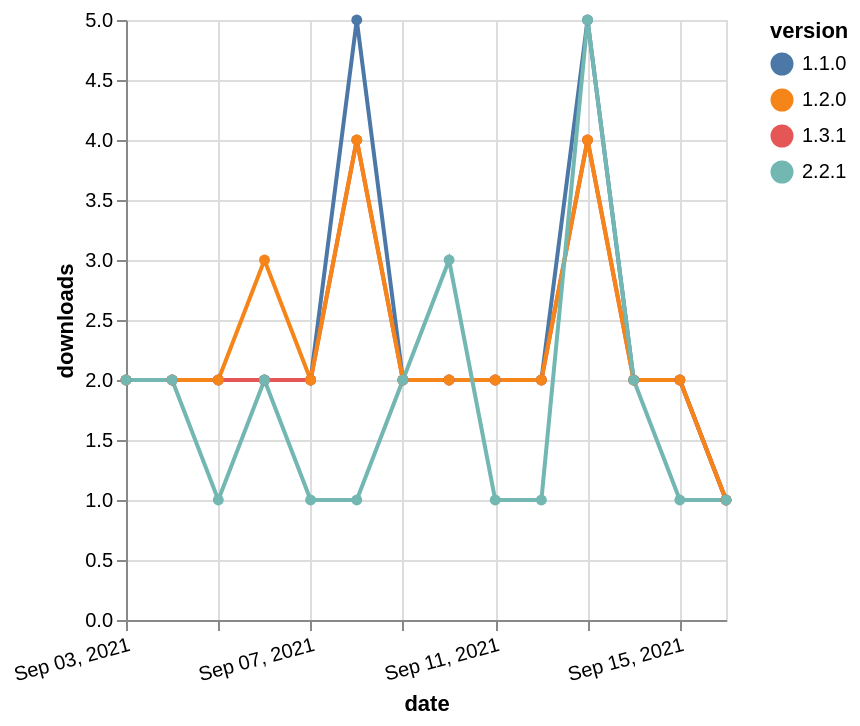

Describe this chart as a Vega-Lite specification.
### Vega-Lite specification from a JSON file in a GitHub repository (floating-point values rounded to 4 significant figures)
{"$schema": "https://vega.github.io/schema/vega-lite/v5.json", "description": "A simple bar chart with embedded data.", "data": {"values": [{"date": "2021-09-03", "total": 2905, "delta": 2, "version": "1.1.0"}, {"date": "2021-09-04", "total": 2907, "delta": 2, "version": "1.1.0"}, {"date": "2021-09-05", "total": 2909, "delta": 2, "version": "1.1.0"}, {"date": "2021-09-06", "total": 2911, "delta": 2, "version": "1.1.0"}, {"date": "2021-09-07", "total": 2913, "delta": 2, "version": "1.1.0"}, {"date": "2021-09-08", "total": 2918, "delta": 5, "version": "1.1.0"}, {"date": "2021-09-09", "total": 2920, "delta": 2, "version": "1.1.0"}, {"date": "2021-09-10", "total": 2922, "delta": 2, "version": "1.1.0"}, {"date": "2021-09-11", "total": 2924, "delta": 2, "version": "1.1.0"}, {"date": "2021-09-12", "total": 2926, "delta": 2, "version": "1.1.0"}, {"date": "2021-09-13", "total": 2931, "delta": 5, "version": "1.1.0"}, {"date": "2021-09-14", "total": 2933, "delta": 2, "version": "1.1.0"}, {"date": "2021-09-15", "total": 2935, "delta": 2, "version": "1.1.0"}, {"date": "2021-09-16", "total": 2936, "delta": 1, "version": "1.1.0"}, {"date": "2021-09-03", "total": 2610, "delta": 2, "version": "1.3.1"}, {"date": "2021-09-04", "total": 2612, "delta": 2, "version": "1.3.1"}, {"date": "2021-09-05", "total": 2614, "delta": 2, "version": "1.3.1"}, {"date": "2021-09-06", "total": 2616, "delta": 2, "version": "1.3.1"}, {"date": "2021-09-07", "total": 2618, "delta": 2, "version": "1.3.1"}, {"date": "2021-09-08", "total": 2622, "delta": 4, "version": "1.3.1"}, {"date": "2021-09-09", "total": 2624, "delta": 2, "version": "1.3.1"}, {"date": "2021-09-10", "total": 2626, "delta": 2, "version": "1.3.1"}, {"date": "2021-09-11", "total": 2628, "delta": 2, "version": "1.3.1"}, {"date": "2021-09-12", "total": 2630, "delta": 2, "version": "1.3.1"}, {"date": "2021-09-13", "total": 2634, "delta": 4, "version": "1.3.1"}, {"date": "2021-09-14", "total": 2636, "delta": 2, "version": "1.3.1"}, {"date": "2021-09-15", "total": 2638, "delta": 2, "version": "1.3.1"}, {"date": "2021-09-16", "total": 2639, "delta": 1, "version": "1.3.1"}, {"date": "2021-09-03", "total": 2640, "delta": 2, "version": "1.2.0"}, {"date": "2021-09-04", "total": 2642, "delta": 2, "version": "1.2.0"}, {"date": "2021-09-05", "total": 2644, "delta": 2, "version": "1.2.0"}, {"date": "2021-09-06", "total": 2647, "delta": 3, "version": "1.2.0"}, {"date": "2021-09-07", "total": 2649, "delta": 2, "version": "1.2.0"}, {"date": "2021-09-08", "total": 2653, "delta": 4, "version": "1.2.0"}, {"date": "2021-09-09", "total": 2655, "delta": 2, "version": "1.2.0"}, {"date": "2021-09-10", "total": 2657, "delta": 2, "version": "1.2.0"}, {"date": "2021-09-11", "total": 2659, "delta": 2, "version": "1.2.0"}, {"date": "2021-09-12", "total": 2661, "delta": 2, "version": "1.2.0"}, {"date": "2021-09-13", "total": 2665, "delta": 4, "version": "1.2.0"}, {"date": "2021-09-14", "total": 2667, "delta": 2, "version": "1.2.0"}, {"date": "2021-09-15", "total": 2669, "delta": 2, "version": "1.2.0"}, {"date": "2021-09-16", "total": 2670, "delta": 1, "version": "1.2.0"}, {"date": "2021-09-03", "total": 395, "delta": 2, "version": "2.2.1"}, {"date": "2021-09-04", "total": 397, "delta": 2, "version": "2.2.1"}, {"date": "2021-09-05", "total": 398, "delta": 1, "version": "2.2.1"}, {"date": "2021-09-06", "total": 400, "delta": 2, "version": "2.2.1"}, {"date": "2021-09-07", "total": 401, "delta": 1, "version": "2.2.1"}, {"date": "2021-09-08", "total": 402, "delta": 1, "version": "2.2.1"}, {"date": "2021-09-09", "total": 404, "delta": 2, "version": "2.2.1"}, {"date": "2021-09-10", "total": 407, "delta": 3, "version": "2.2.1"}, {"date": "2021-09-11", "total": 408, "delta": 1, "version": "2.2.1"}, {"date": "2021-09-12", "total": 409, "delta": 1, "version": "2.2.1"}, {"date": "2021-09-13", "total": 414, "delta": 5, "version": "2.2.1"}, {"date": "2021-09-14", "total": 416, "delta": 2, "version": "2.2.1"}, {"date": "2021-09-15", "total": 417, "delta": 1, "version": "2.2.1"}, {"date": "2021-09-16", "total": 418, "delta": 1, "version": "2.2.1"}]}, "width": "container", "mark": {"type": "line", "point": {"filled": true}}, "encoding": {"x": {"field": "date", "type": "temporal", "timeUnit": "yearmonthdate", "title": "date", "axis": {"labelAngle": -15}}, "y": {"field": "delta", "type": "quantitative", "title": "downloads"}, "color": {"field": "version", "type": "nominal"}, "tooltip": {"field": "delta"}}}
